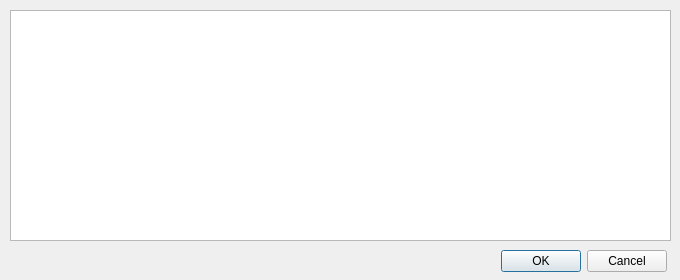
<?xml version="1.0" encoding="UTF-8"?>
<ui version="4.0">
 <class>PackerDialog</class>
 <widget class="QDialog" name="PackerDialog">
  <property name="enabled">
   <bool>true</bool>
  </property>
  <property name="geometry">
   <rect>
    <x>0</x>
    <y>0</y>
    <width>680</width>
    <height>280</height>
   </rect>
  </property>
  <property name="sizePolicy">
   <sizepolicy hsizetype="Preferred" vsizetype="Preferred">
    <horstretch>0</horstretch>
    <verstretch>0</verstretch>
   </sizepolicy>
  </property>
  <property name="minimumSize">
   <size>
    <width>680</width>
    <height>280</height>
   </size>
  </property>
  <property name="maximumSize">
   <size>
    <width>680</width>
    <height>280</height>
   </size>
  </property>
  <property name="windowTitle">
   <string>Dialog</string>
  </property>
  <widget class="QDialogButtonBox" name="buttonBox">
   <property name="geometry">
    <rect>
     <x>326</x>
     <y>245</y>
     <width>341</width>
     <height>32</height>
    </rect>
   </property>
   <property name="orientation">
    <enum>Qt::Horizontal</enum>
   </property>
   <property name="standardButtons">
    <set>QDialogButtonBox::Cancel|QDialogButtonBox::Ok</set>
   </property>
  </widget>
  <widget class="QListWidget" name="listWidget">
   <property name="geometry">
    <rect>
     <x>10</x>
     <y>10</y>
     <width>661</width>
     <height>231</height>
    </rect>
   </property>
  </widget>
 </widget>
 <resources/>
 <connections>
  <connection>
   <sender>buttonBox</sender>
   <signal>accepted()</signal>
   <receiver>PackerDialog</receiver>
   <slot>accept()</slot>
   <hints>
    <hint type="sourcelabel">
     <x>248</x>
     <y>254</y>
    </hint>
    <hint type="destinationlabel">
     <x>157</x>
     <y>274</y>
    </hint>
   </hints>
  </connection>
  <connection>
   <sender>buttonBox</sender>
   <signal>rejected()</signal>
   <receiver>PackerDialog</receiver>
   <slot>reject()</slot>
   <hints>
    <hint type="sourcelabel">
     <x>316</x>
     <y>260</y>
    </hint>
    <hint type="destinationlabel">
     <x>286</x>
     <y>274</y>
    </hint>
   </hints>
  </connection>
 </connections>
</ui>
